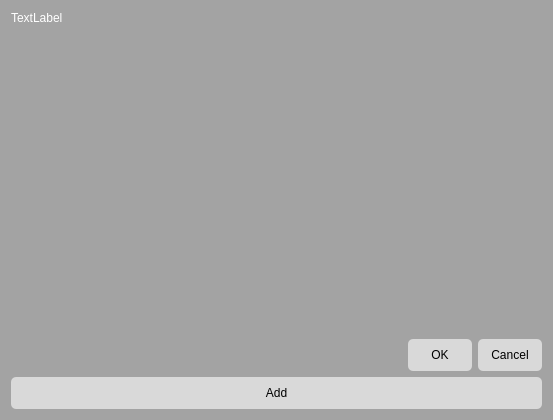
<?xml version="1.0" encoding="UTF-8"?>
<ui version="4.0">
 <class>InputListSettings</class>
 <widget class="QDialog" name="InputListSettings">
  <property name="geometry">
   <rect>
    <x>0</x>
    <y>0</y>
    <width>553</width>
    <height>420</height>
   </rect>
  </property>
  <property name="palette">
   <palette>
    <active>
     <colorrole role="WindowText">
      <brush brushstyle="SolidPattern">
       <color alpha="255">
        <red>0</red>
        <green>0</green>
        <blue>0</blue>
       </color>
      </brush>
     </colorrole>
     <colorrole role="Button">
      <brush brushstyle="SolidPattern">
       <color alpha="255">
        <red>163</red>
        <green>163</green>
        <blue>163</blue>
       </color>
      </brush>
     </colorrole>
     <colorrole role="Light">
      <brush brushstyle="SolidPattern">
       <color alpha="255">
        <red>244</red>
        <green>244</green>
        <blue>244</blue>
       </color>
      </brush>
     </colorrole>
     <colorrole role="Midlight">
      <brush brushstyle="SolidPattern">
       <color alpha="255">
        <red>203</red>
        <green>203</green>
        <blue>203</blue>
       </color>
      </brush>
     </colorrole>
     <colorrole role="Dark">
      <brush brushstyle="SolidPattern">
       <color alpha="255">
        <red>81</red>
        <green>81</green>
        <blue>81</blue>
       </color>
      </brush>
     </colorrole>
     <colorrole role="Mid">
      <brush brushstyle="SolidPattern">
       <color alpha="255">
        <red>109</red>
        <green>109</green>
        <blue>109</blue>
       </color>
      </brush>
     </colorrole>
     <colorrole role="Text">
      <brush brushstyle="SolidPattern">
       <color alpha="255">
        <red>0</red>
        <green>0</green>
        <blue>0</blue>
       </color>
      </brush>
     </colorrole>
     <colorrole role="BrightText">
      <brush brushstyle="SolidPattern">
       <color alpha="255">
        <red>255</red>
        <green>255</green>
        <blue>255</blue>
       </color>
      </brush>
     </colorrole>
     <colorrole role="ButtonText">
      <brush brushstyle="SolidPattern">
       <color alpha="255">
        <red>0</red>
        <green>0</green>
        <blue>0</blue>
       </color>
      </brush>
     </colorrole>
     <colorrole role="Base">
      <brush brushstyle="SolidPattern">
       <color alpha="255">
        <red>163</red>
        <green>163</green>
        <blue>163</blue>
       </color>
      </brush>
     </colorrole>
     <colorrole role="Window">
      <brush brushstyle="SolidPattern">
       <color alpha="255">
        <red>163</red>
        <green>163</green>
        <blue>163</blue>
       </color>
      </brush>
     </colorrole>
     <colorrole role="Shadow">
      <brush brushstyle="SolidPattern">
       <color alpha="255">
        <red>0</red>
        <green>0</green>
        <blue>0</blue>
       </color>
      </brush>
     </colorrole>
     <colorrole role="AlternateBase">
      <brush brushstyle="SolidPattern">
       <color alpha="255">
        <red>209</red>
        <green>209</green>
        <blue>209</blue>
       </color>
      </brush>
     </colorrole>
     <colorrole role="ToolTipBase">
      <brush brushstyle="SolidPattern">
       <color alpha="255">
        <red>255</red>
        <green>255</green>
        <blue>220</blue>
       </color>
      </brush>
     </colorrole>
     <colorrole role="ToolTipText">
      <brush brushstyle="SolidPattern">
       <color alpha="255">
        <red>0</red>
        <green>0</green>
        <blue>0</blue>
       </color>
      </brush>
     </colorrole>
     <colorrole role="PlaceholderText">
      <brush brushstyle="SolidPattern">
       <color alpha="127">
        <red>0</red>
        <green>0</green>
        <blue>0</blue>
       </color>
      </brush>
     </colorrole>
    </active>
    <inactive>
     <colorrole role="WindowText">
      <brush brushstyle="SolidPattern">
       <color alpha="255">
        <red>0</red>
        <green>0</green>
        <blue>0</blue>
       </color>
      </brush>
     </colorrole>
     <colorrole role="Button">
      <brush brushstyle="SolidPattern">
       <color alpha="255">
        <red>163</red>
        <green>163</green>
        <blue>163</blue>
       </color>
      </brush>
     </colorrole>
     <colorrole role="Light">
      <brush brushstyle="SolidPattern">
       <color alpha="255">
        <red>244</red>
        <green>244</green>
        <blue>244</blue>
       </color>
      </brush>
     </colorrole>
     <colorrole role="Midlight">
      <brush brushstyle="SolidPattern">
       <color alpha="255">
        <red>203</red>
        <green>203</green>
        <blue>203</blue>
       </color>
      </brush>
     </colorrole>
     <colorrole role="Dark">
      <brush brushstyle="SolidPattern">
       <color alpha="255">
        <red>81</red>
        <green>81</green>
        <blue>81</blue>
       </color>
      </brush>
     </colorrole>
     <colorrole role="Mid">
      <brush brushstyle="SolidPattern">
       <color alpha="255">
        <red>109</red>
        <green>109</green>
        <blue>109</blue>
       </color>
      </brush>
     </colorrole>
     <colorrole role="Text">
      <brush brushstyle="SolidPattern">
       <color alpha="255">
        <red>0</red>
        <green>0</green>
        <blue>0</blue>
       </color>
      </brush>
     </colorrole>
     <colorrole role="BrightText">
      <brush brushstyle="SolidPattern">
       <color alpha="255">
        <red>255</red>
        <green>255</green>
        <blue>255</blue>
       </color>
      </brush>
     </colorrole>
     <colorrole role="ButtonText">
      <brush brushstyle="SolidPattern">
       <color alpha="255">
        <red>0</red>
        <green>0</green>
        <blue>0</blue>
       </color>
      </brush>
     </colorrole>
     <colorrole role="Base">
      <brush brushstyle="SolidPattern">
       <color alpha="255">
        <red>163</red>
        <green>163</green>
        <blue>163</blue>
       </color>
      </brush>
     </colorrole>
     <colorrole role="Window">
      <brush brushstyle="SolidPattern">
       <color alpha="255">
        <red>163</red>
        <green>163</green>
        <blue>163</blue>
       </color>
      </brush>
     </colorrole>
     <colorrole role="Shadow">
      <brush brushstyle="SolidPattern">
       <color alpha="255">
        <red>0</red>
        <green>0</green>
        <blue>0</blue>
       </color>
      </brush>
     </colorrole>
     <colorrole role="AlternateBase">
      <brush brushstyle="SolidPattern">
       <color alpha="255">
        <red>209</red>
        <green>209</green>
        <blue>209</blue>
       </color>
      </brush>
     </colorrole>
     <colorrole role="ToolTipBase">
      <brush brushstyle="SolidPattern">
       <color alpha="255">
        <red>255</red>
        <green>255</green>
        <blue>220</blue>
       </color>
      </brush>
     </colorrole>
     <colorrole role="ToolTipText">
      <brush brushstyle="SolidPattern">
       <color alpha="255">
        <red>0</red>
        <green>0</green>
        <blue>0</blue>
       </color>
      </brush>
     </colorrole>
     <colorrole role="PlaceholderText">
      <brush brushstyle="SolidPattern">
       <color alpha="127">
        <red>0</red>
        <green>0</green>
        <blue>0</blue>
       </color>
      </brush>
     </colorrole>
    </inactive>
    <disabled>
     <colorrole role="WindowText">
      <brush brushstyle="SolidPattern">
       <color alpha="255">
        <red>81</red>
        <green>81</green>
        <blue>81</blue>
       </color>
      </brush>
     </colorrole>
     <colorrole role="Button">
      <brush brushstyle="SolidPattern">
       <color alpha="255">
        <red>163</red>
        <green>163</green>
        <blue>163</blue>
       </color>
      </brush>
     </colorrole>
     <colorrole role="Light">
      <brush brushstyle="SolidPattern">
       <color alpha="255">
        <red>244</red>
        <green>244</green>
        <blue>244</blue>
       </color>
      </brush>
     </colorrole>
     <colorrole role="Midlight">
      <brush brushstyle="SolidPattern">
       <color alpha="255">
        <red>203</red>
        <green>203</green>
        <blue>203</blue>
       </color>
      </brush>
     </colorrole>
     <colorrole role="Dark">
      <brush brushstyle="SolidPattern">
       <color alpha="255">
        <red>81</red>
        <green>81</green>
        <blue>81</blue>
       </color>
      </brush>
     </colorrole>
     <colorrole role="Mid">
      <brush brushstyle="SolidPattern">
       <color alpha="255">
        <red>109</red>
        <green>109</green>
        <blue>109</blue>
       </color>
      </brush>
     </colorrole>
     <colorrole role="Text">
      <brush brushstyle="SolidPattern">
       <color alpha="255">
        <red>81</red>
        <green>81</green>
        <blue>81</blue>
       </color>
      </brush>
     </colorrole>
     <colorrole role="BrightText">
      <brush brushstyle="SolidPattern">
       <color alpha="255">
        <red>255</red>
        <green>255</green>
        <blue>255</blue>
       </color>
      </brush>
     </colorrole>
     <colorrole role="ButtonText">
      <brush brushstyle="SolidPattern">
       <color alpha="255">
        <red>81</red>
        <green>81</green>
        <blue>81</blue>
       </color>
      </brush>
     </colorrole>
     <colorrole role="Base">
      <brush brushstyle="SolidPattern">
       <color alpha="255">
        <red>163</red>
        <green>163</green>
        <blue>163</blue>
       </color>
      </brush>
     </colorrole>
     <colorrole role="Window">
      <brush brushstyle="SolidPattern">
       <color alpha="255">
        <red>163</red>
        <green>163</green>
        <blue>163</blue>
       </color>
      </brush>
     </colorrole>
     <colorrole role="Shadow">
      <brush brushstyle="SolidPattern">
       <color alpha="255">
        <red>0</red>
        <green>0</green>
        <blue>0</blue>
       </color>
      </brush>
     </colorrole>
     <colorrole role="AlternateBase">
      <brush brushstyle="SolidPattern">
       <color alpha="255">
        <red>163</red>
        <green>163</green>
        <blue>163</blue>
       </color>
      </brush>
     </colorrole>
     <colorrole role="ToolTipBase">
      <brush brushstyle="SolidPattern">
       <color alpha="255">
        <red>255</red>
        <green>255</green>
        <blue>220</blue>
       </color>
      </brush>
     </colorrole>
     <colorrole role="ToolTipText">
      <brush brushstyle="SolidPattern">
       <color alpha="255">
        <red>0</red>
        <green>0</green>
        <blue>0</blue>
       </color>
      </brush>
     </colorrole>
     <colorrole role="PlaceholderText">
      <brush brushstyle="SolidPattern">
       <color alpha="127">
        <red>81</red>
        <green>81</green>
        <blue>81</blue>
       </color>
      </brush>
     </colorrole>
    </disabled>
   </palette>
  </property>
  <property name="windowTitle">
   <string>Dialog</string>
  </property>
  <property name="styleSheet">
   <string notr="true">QWidget {
	background-color: #a3a3a3;
}

#label {
	color: white;
}

QWidget#horizontalWidget {
	background-color: #a3a3a3;
}

QPushButton {
	border-radius: 5px;
	background-color: #d9d9d9;
	color: black;
	width: 64px;
	height: 32px;
}</string>
  </property>
  <layout class="QGridLayout" name="gridLayout_3">
   <item row="5" column="0">
    <widget class="QPushButton" name="Add">
     <property name="minimumSize">
      <size>
       <width>64</width>
       <height>32</height>
      </size>
     </property>
     <property name="text">
      <string>Add</string>
     </property>
    </widget>
   </item>
   <item row="3" column="0">
    <widget class="QDialogButtonBox" name="buttonBox">
     <property name="orientation">
      <enum>Qt::Horizontal</enum>
     </property>
     <property name="standardButtons">
      <set>QDialogButtonBox::Cancel|QDialogButtonBox::Ok</set>
     </property>
    </widget>
   </item>
   <item row="1" column="0">
    <layout class="QGridLayout" name="gridLayout_2">
     <property name="spacing">
      <number>0</number>
     </property>
     <item row="0" column="0">
      <layout class="QVBoxLayout" name="layout_2">
       <item>
        <spacer name="verticalSpacer_2">
         <property name="orientation">
          <enum>Qt::Vertical</enum>
         </property>
         <property name="sizeHint" stdset="0">
          <size>
           <width>20</width>
           <height>40</height>
          </size>
         </property>
        </spacer>
       </item>
      </layout>
     </item>
    </layout>
   </item>
   <item row="0" column="0">
    <widget class="QLabel" name="label">
     <property name="text">
      <string>TextLabel</string>
     </property>
    </widget>
   </item>
  </layout>
 </widget>
 <resources/>
 <connections>
  <connection>
   <sender>buttonBox</sender>
   <signal>rejected()</signal>
   <receiver>InputListSettings</receiver>
   <slot>reject()</slot>
   <hints>
    <hint type="sourcelabel">
     <x>316</x>
     <y>260</y>
    </hint>
    <hint type="destinationlabel">
     <x>286</x>
     <y>274</y>
    </hint>
   </hints>
  </connection>
  <connection>
   <sender>buttonBox</sender>
   <signal>accepted()</signal>
   <receiver>InputListSettings</receiver>
   <slot>accept()</slot>
   <hints>
    <hint type="sourcelabel">
     <x>248</x>
     <y>254</y>
    </hint>
    <hint type="destinationlabel">
     <x>157</x>
     <y>274</y>
    </hint>
   </hints>
  </connection>
 </connections>
</ui>
